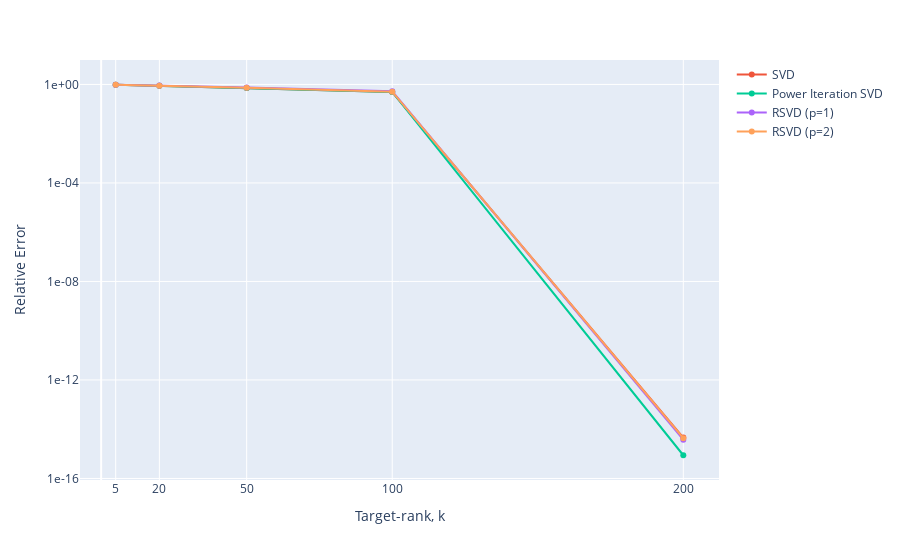

Notebook source saved alongside this figure:
### Code cell
# Create a Plotly figure with both lines
fig = px.line(
    labels={"x": "k", "y": "RelativeFroError"},
)


for method in methods:
    method_df = df[df["Method"] == method]
    speedup = method_df["RelativeFroError"].values
    matrix_size = method_df["k"].values
    fig.add_scatter(
        x=matrix_size,
        y=speedup,
        mode="lines+markers",
        name=custom_legend_names.get(method, method),
    )
# Update layout with axis titles
fig.update_layout(
    xaxis=dict(
        tickmode="array",
        tickvals=[5, 20, 50, 100, 200],
        ticktext=["5", "20", "50", "100", "200"],
    ),
    yaxis=dict(
        type="log",
        tickmode="array",
        tickvals=[1e00, 1e-04, 1e-08, 1e-12, 1e-16],
        ticktext=["1e+00", "1e-04", "1e-08", "1e-12", "1e-16"],
    ),
    xaxis_title="Target-rank, k",
    yaxis_title="Relative Error",
    showlegend=True,
)

# Show the figure
fig.show()

# Export the figure to a JPG file
fig.write_image("figures/svd_error.pdf", scale=5, width=500, height=300)

### Figure 1 — Plotly figure (JSON) as saved in the notebook; plotly's stock layout.template omitted (floating-point values rounded to 4 significant figures)
{"data": [{"hovertemplate": "<extra></extra>", "legendgroup": "", "line": {"color": "#636efa", "dash": "solid"}, "marker": {"symbol": "circle"}, "mode": "lines", "name": "", "orientation": "v", "showlegend": false, "type": "scatter", "xaxis": "x", "yaxis": "y"}, {"mode": "lines+markers", "name": "SVD", "type": "scatter", "x": [5, 20, 50, 100, 200], "y": [0.9672, 0.8787, 0.7219, 0.494, 4.598e-15]}, {"mode": "lines+markers", "name": "Power Iteration SVD", "type": "scatter", "x": [5, 20, 50, 100, 200], "y": [0.9672, 0.8787, 0.7219, 0.494, 8.767e-16]}, {"mode": "lines+markers", "name": "RSVD (p=1)", "type": "scatter", "x": [5, 20, 50, 100, 200], "y": [0.9724, 0.8965, 0.7565, 0.5355, 3.775e-15]}, {"mode": "lines+markers", "name": "RSVD (p=2)", "type": "scatter", "x": [5, 20, 50, 100, 200], "y": [0.9699, 0.8875, 0.7375, 0.5094, 4.324e-15]}], "layout": {"legend": {"tracegroupgap": 0}, "margin": {"t": 60}, "showlegend": true, "xaxis": {"anchor": "y", "domain": [0, 1], "tickmode": "array", "ticktext": ["5", "20", "50", "100", "200"], "tickvals": [5, 20, 50, 100, 200], "title": {"text": "Target-rank, k"}}, "yaxis": {"anchor": "x", "domain": [0, 1], "tickmode": "array", "ticktext": ["1e+00", "1e-04", "1e-08", "1e-12", "1e-16"], "tickvals": [1, 0.0001, 1e-08, 1e-12, 1e-16], "title": {"text": "Relative Error"}, "type": "log"}}}
